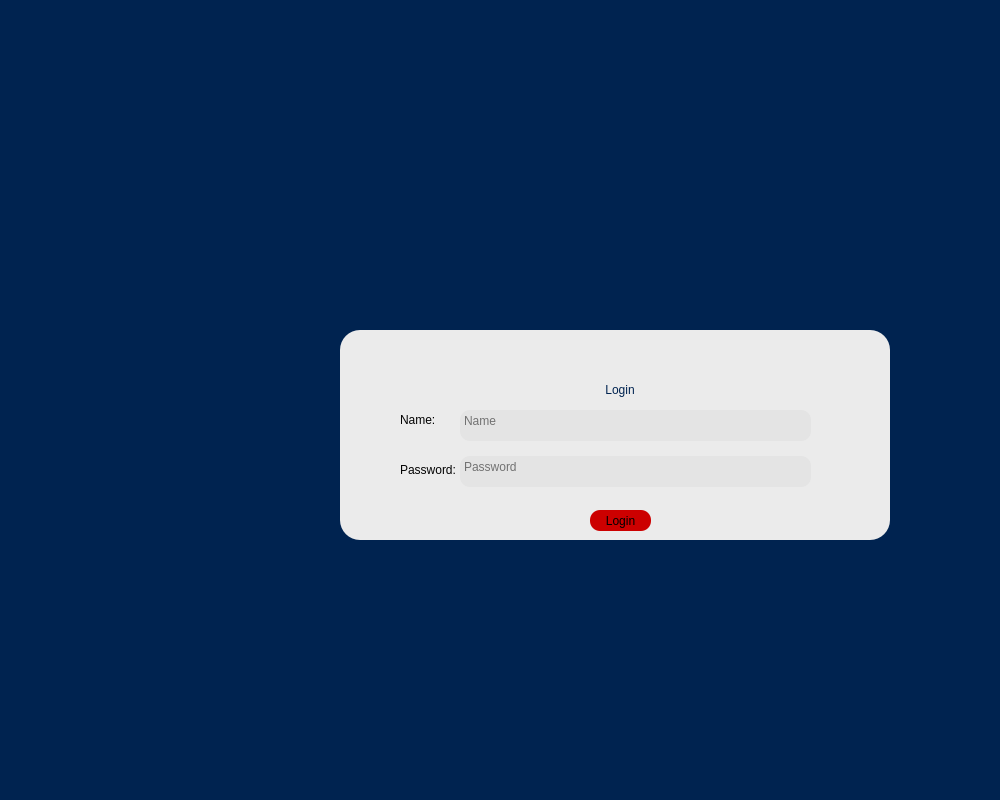
<?xml version="1.0" encoding="UTF-8"?>
<ui version="4.0">
 <class>MainWindow</class>
 <widget class="QMainWindow" name="MainWindow">
  <property name="geometry">
   <rect>
    <x>0</x>
    <y>0</y>
    <width>1000</width>
    <height>800</height>
   </rect>
  </property>
  <property name="windowTitle">
   <string>MainWindow</string>
  </property>
  <property name="styleSheet">
   <string notr="true">background-color: rgb(0, 35, 80);
</string>
  </property>
  <widget class="QWidget" name="centralwidget">
   <widget class="QLabel" name="label">
    <property name="geometry">
     <rect>
      <x>500</x>
      <y>50</y>
      <width>200</width>
      <height>200</height>
     </rect>
    </property>
    <property name="styleSheet">
     <string notr="true"/>
    </property>
    <property name="text">
     <string/>
    </property>
    <property name="pixmap">
     <pixmap>../Pictures/PngItem_171570.png</pixmap>
    </property>
    <property name="scaledContents">
     <bool>true</bool>
    </property>
   </widget>
   <widget class="QFrame" name="frame">
    <property name="geometry">
     <rect>
      <x>340</x>
      <y>330</y>
      <width>550</width>
      <height>210</height>
     </rect>
    </property>
    <property name="styleSheet">
     <string notr="true">background-color: rgb(235, 235, 235);
border-radius: 20px
</string>
    </property>
    <property name="frameShape">
     <enum>QFrame::StyledPanel</enum>
    </property>
    <property name="frameShadow">
     <enum>QFrame::Raised</enum>
    </property>
    <widget class="QTextEdit" name="textEdit">
     <property name="geometry">
      <rect>
       <x>120</x>
       <y>80</y>
       <width>351</width>
       <height>31</height>
      </rect>
     </property>
     <property name="styleSheet">
      <string notr="true">border-radius: 10px;
background-color: rgb(228, 228, 228);
border-color: rgb(0, 18, 85);</string>
     </property>
     <property name="placeholderText">
      <string>Name</string>
     </property>
    </widget>
    <widget class="QTextEdit" name="textEdit_2">
     <property name="geometry">
      <rect>
       <x>120</x>
       <y>126</y>
       <width>351</width>
       <height>31</height>
      </rect>
     </property>
     <property name="styleSheet">
      <string notr="true">border-radius: 10px;
background-color: rgb(228, 228, 228);
border-color: rgb(0, 18, 85);</string>
     </property>
     <property name="placeholderText">
      <string>Password</string>
     </property>
    </widget>
    <widget class="QLabel" name="label_4">
     <property name="geometry">
      <rect>
       <x>60</x>
       <y>130</y>
       <width>80</width>
       <height>20</height>
      </rect>
     </property>
     <property name="styleSheet">
      <string notr="true">background-color: transparent;
color: rgb(3, 3, 3);
font: 75 11pt &quot;MS Shell Dlg 2&quot;;</string>
     </property>
     <property name="text">
      <string>Password:</string>
     </property>
    </widget>
    <widget class="QPushButton" name="pushButton">
     <property name="geometry">
      <rect>
       <x>250</x>
       <y>180</y>
       <width>61</width>
       <height>21</height>
      </rect>
     </property>
     <property name="styleSheet">
      <string notr="true">background-color: rgb(204, 0, 0);
font: 11pt &quot;MS Shell Dlg 2&quot;;
border-radius: 10px</string>
     </property>
     <property name="text">
      <string>Login</string>
     </property>
    </widget>
    <widget class="QLabel" name="label_3">
     <property name="geometry">
      <rect>
       <x>60</x>
       <y>80</y>
       <width>75</width>
       <height>20</height>
      </rect>
     </property>
     <property name="styleSheet">
      <string notr="true">background-color: transparent;
color: rgb(3, 3, 3);
font: 75 11pt &quot;MS Shell Dlg 2&quot;;</string>
     </property>
     <property name="text">
      <string>Name: </string>
     </property>
    </widget>
   </widget>
   <widget class="QLabel" name="label_2">
    <property name="geometry">
     <rect>
      <x>520</x>
      <y>380</y>
      <width>200</width>
      <height>20</height>
     </rect>
    </property>
    <property name="styleSheet">
     <string notr="true">background-color: transparent;
color: rgb(0, 35, 80);
font: 75 15pt &quot;MS Shell Dlg 2&quot;;</string>
    </property>
    <property name="text">
     <string>Login</string>
    </property>
    <property name="alignment">
     <set>Qt::AlignCenter</set>
    </property>
   </widget>
  </widget>
  <widget class="QMenuBar" name="menubar">
   <property name="geometry">
    <rect>
     <x>0</x>
     <y>0</y>
     <width>1000</width>
     <height>18</height>
    </rect>
   </property>
  </widget>
  <widget class="QStatusBar" name="statusbar"/>
 </widget>
 <resources/>
 <connections/>
</ui>
